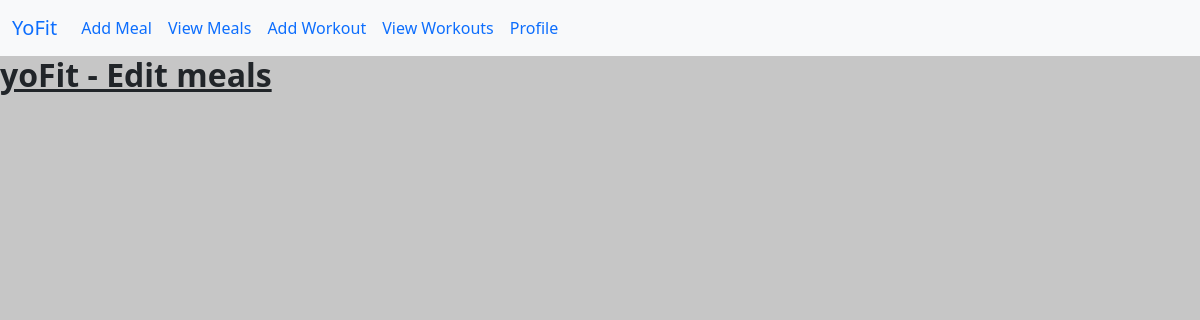
The page /viewMeals (signed in) on the database as committed earlier.
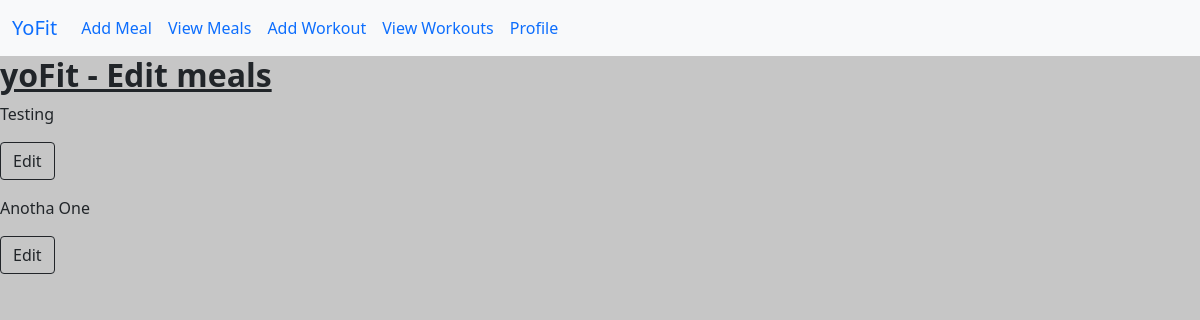
The same page on the database as committed later.
### app/models.py (models this page shows)
class Meal(db.Model):
 id = db.Column(db.Integer, primary_key = True)
 name = db.Column(db.String(32))
 type = db.Column(db.String(16))
 meal_item_names = db.Column(db.String(1024))
 time_to_eat = db.Column(db.Date, default = date.today())
 time_meal = db.Column(db.Time, default = datetime.now())
 creator_id = db.Column(db.Integer, db.ForeignKey(User.id))
 meal_calories = db.Column(db.Float)
 meal_carbs = db.Column(db.Float)
 meal_protien = db.Column(db.Float) #spell mischeck- incase there is a bug later
 meal_fat = db.Column(db.Float)

### app/routes.py (the view)
@appObj.route('/viewMeals')
@login_required
def view_meals():
 user = current_user
 all_meals = Meal.query.filter_by(creator_id = user.id).all()
 return render_template('view_meals.html', all_meals = all_meals)

### app/models.py (called while the page is built)
@login.user_loader
def load_user(id):
 return User.query.get(int(id))

### app/templates/view_meals.html (shortened to what this page needs)
<html lang="en">
  <head>
    <link href="https://cdn.jsdelivr.net/npm/bootstrap@5.0.2/dist/css/bootstrap.min.css" rel="stylesheet" crossorigin=>
  </head>
  <nav class="navbar navbar-expand-lg bg-light">
  <div class="container-fluid">
    <a class="navbar-brand" href="/home">YoFit</a>
    <div class="collapse navbar-collapse" id="navbarNavAltMarkup">
      <div class="navbar-nav">
        <a class="nav-link active" aria-current="page" href="/createMeal">Add Meal</a>
        <a class="nav-link" href="/viewMeals">View Meals</a>
        <a class="nav-link" href="/createWorkout">Add Workout</a>
        <a class="nav-link" href="/viewWorkouts"> View Workouts </a>
        <a class="nav-link" href="/profile">Profile</a>
      </div>
    </div>
  </div>
</nav>
  <body style="background: #c6c6c6">
    <h2> <b> <u> yoFit - Edit meals</h2> </b> </u>
     {%for meal in all_meals %}
       <p> {{meal.name}} </p>
       <p> <a class="btn btn-outline-dark" href="/editMeal/{{meal.id}}" role="button">Edit </a> </p>
     {% endfor %}

Rows that differ between the two databases and show on the page:
added Meal: name "Testing"
added Meal: name "Anotha One"
